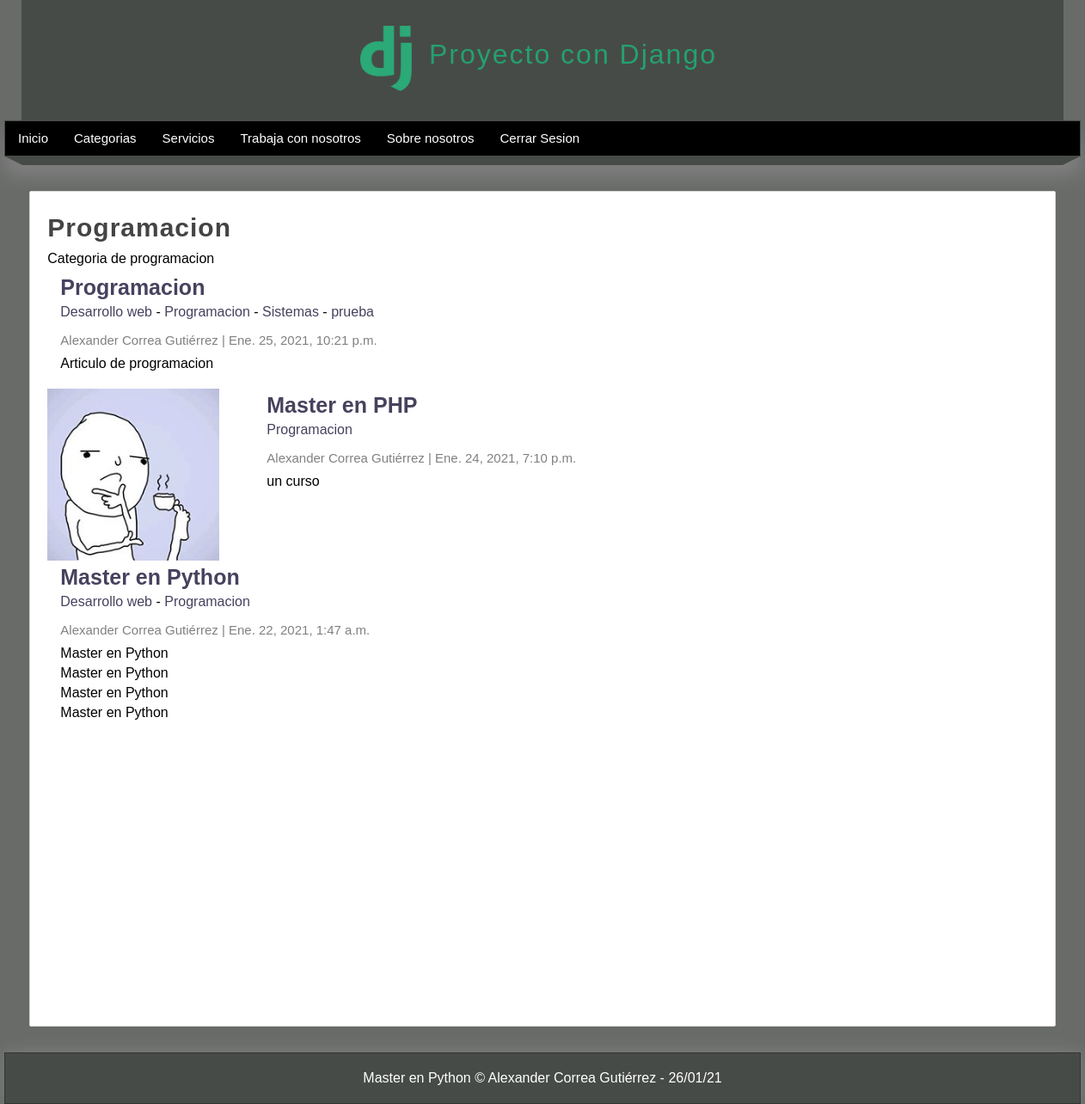
The app's page /categoria/2 (signed in) with its own data.
### pages/models.py (models this page shows, shortened)
class Page(models.Model):
    title = models.CharField(max_length=50, verbose_name= "titulo")
    content = RichTextField(verbose_name="contenido")
    slug = models.CharField(unique=True, max_length=150, verbose_name="URL amigable")
    order = models.IntegerField(default=0, verbose_name="Orden")
    visible = models.BooleanField(verbose_name="¿Visible?")
    created_at = models.DateTimeField(auto_now_add=True, verbose_name="Creado el")
    updated_at = models.DateTimeField(auto_now_add=True, verbose_name="Actualizado el")
    class Meta:
        verbose_name = "Página"
        verbose_name_plural = "Páginas"

### blog/models.py (models this page shows, shortened)
class Category(models.Model):
    name = models.CharField(max_length=100, verbose_name= 'Nombre')
    description = models.CharField(max_length=255, verbose_name='Descripción')
    created_at = models.DateTimeField(auto_now_add=True,verbose_name= "Creado el")
    class Meta:
        verbose_name = 'Categoria'
        verbose_name_plural = 'Categorias'

class Article(models.Model):
    title = models.CharField(max_length=150, verbose_name='Titulo')
    content = RichTextField(verbose_name='Contenido')
    image = models.ImageField(default='null', verbose_name="Imagen", upload_to="articles")
    public = models.BooleanField(verbose_name='¿Publicado')
    user = models.ForeignKey(User, editable=False, verbose_name = 'Usuario', on_delete=models.CASCADE)
    categories = models.ManyToManyField(Category, verbose_name = 'Categorias', blank=True)
    created_at = models.DateTimeField(auto_now_add=True,verbose_name= "Creado el")
    updated_at = models.DateTimeField(auto_now_add=True,verbose_name= "Actualizado el")
    class Meta:
        verbose_name = 'Articulo'
        verbose_name_plural = 'Articulos'
        ordering = ['-created_at']

### blog/views.py (the view)
# urls.py: path('categoria/<int:category_id>', views.category, name="category"),
@login_required(login_url="login")
def category(request, category_id):
    category = get_object_or_404(Category, id=category_id)#Saca todos los objetos
    return render(request, 'categories/category.html',{
        'category': category,
    })

### blog/processor.py (called while the page is built)
def get_categories(request):
    categories_in_use = Article.objects.filter(public=True).values_list('categories', flat=True)
    categories = Category.objects.filter(id__in=categories_in_use).values_list('id', 'name')
    return {
        'categories': categories,
        'id': categories_in_use
    }

### pages/context_processors.py (called while the page is built)
def get_pages(request):
    pages = Page.objects.filter(visible=True).order_by('order').values_list('id', 'title', 'slug')
    return {
        'pages': pages
    }

### blog/templates/categories/category.html (shortened to what this page needs)
{% extends 'layouts/layout.html' %}
{% block content %}
    <h1 class="title">{{category.name}}</h1>
    <p>{{category.description}}</p>
    {% include 'articles/articles.html' with articles=category.article_set.all %}
{% endblock content %}

### mainapp/templates/layouts/layout.html (shortened to what this page needs)
{% load static %}
<!DOCTYPE html>
<html lang="es">
<head>
    {% load static %}
    <link rel="stylesheet" type="text/css" href="{% static 'css/styles.css' %}" />
</head>
<body>
    <header>
        <div id="logotipo">
            <img src="{% static 'images/logo.png' %}" />
            <h1>Proyecto con Django</h1>
        </div>
    </header>
    <nav>
        <ul>
            <li>
                <a href="{% url 'index' %}">Inicio</a>
            </li>
            {% if user.email %}
                <li>
                    <a href="{% url 'list_articles' %}">Categorias</a>
                </li>
                {% for page in pages %}
                    <li>
                        <a href="{% url 'page' page.2 %}">{{page.1}}</a>
                    </li>
                {% endfor %}
                <li>
                    <a href="{% url 'logout' %}">Cerrar Sesion</a>
                </li>
            {% endif %}
        </ul>
    </nav>
    <div class="barra">
        <span class="esquina-izquierda"></span>
        <span class="relleno-barra"></span>
        <span class="esquina-derecha"></span>
    </div>
    <div id="content">
        <div class="box">
            {% block content %}{% endblock %}
        </div>
    </div>
    <footer>
        Master en Python &copy; Alexander Correa Gutiérrez - {% now "d/m/y" %}
    </footer>
</body>
</html>

### blog/templates/articles/articles.html (shortened to what this page needs)
{% for article in articles %}
        <article class="article-item">
            {% if article.image != 'null' and article.image.url|length >= 1 %}
                <div class="image">
                    <img src="{{article.image.url}}"/>
                </div>
            {% endif %}
            <div class="data">
                <h2>
                    <a href = "{% url 'article' article.id %}">
                        {{article.title}}
                    </a>
                </h2>
                <p>
                    {% for category in article.categories.all %}
                        <a href="{% url 'category' category.id %}">{{category.name}}</a>
                        {% if forloop.counter < article.categories.all|length %}
                            {{"-"}}
                        {% endif %}
                    {% endfor %}
                </p>
                <span class="date">
                    {{article.user.first_name}} {{article.user.last_name}}
                    |
                    {{article.created_at}}
                </span>
                <p>
                    {{article.content|safe}}
                </p>
            </div>
        </article>
    {% endfor %}

### mainapp/static/css/styles.css (style rules this page uses)
* { margin: 0px; padding: 0px; font-family: sans-serif, Arial, Helvetica; text-decoration: none; }
.box p, .box h2, .box h3, .box ul { margin-top: 5px; margin-bottom: 5px; }
body { background-color: rgb(104, 107, 104); }
header { width: 1212px; height: 140px; background-color: rgb(71, 75, 71); margin: 0 auto; }
#logotipo { width: 35%; height: 130px; margin: 0 auto; padding-top: 10px; }
#logotipo img { display: block; width: 60px; float: left; margin-top:20px; }
#logotipo h1 { display: block; float: left; margin-top: 35px; margin-left: 20px; letter-spacing: 2px; font-weight: 100; color: rgb(36, 160, 113); }
nav { width: 1250px; height: 40px; margin: 0 auto; background-color:rgb(0, 0, 0); border: 1px solid rgb(71, 75, 71); box-shadow: 0px 22px 22px grey; font-size: 15px; }
nav > ul { list-style-type: none; text-decoration: none; }
nav > ul > li { line-height: 40px; float: left; }
nav > ul > li > a { display: block; padding-left: 15px; padding-right: 15px; color: white; }
.barra { width: 1250px; margin: 0 auto; }
.esquina-izquierda { display: block; border-left: 20px solid transparent; border-top: 10px solid rgb(71, 75, 71); float: left; }
.esquina-derecha { display: block; border-right: 20px solid transparent; border-top: 10px solid rgb(71, 75, 71); float: right; }
.relleno-barra { display: block; width: 1210px; height: 10px; background: rgb(71, 75, 71); float: left; }
#content { width: 1212px; min-height: 930px; margin: 0 auto; margin-bottom: 30px; margin-top: 40px; }
.box { background: white; width: 95%; min-height: 930px; padding: 20px; border: 1px solid rgb(216, 213, 213); border-radius: 2px; margin: 0 auto; }
.box .image { width: 45%; float: left; margin-right: 40px; }
.box .image img { width: 100%; }
.box a { transition: all 300ms; color: rgb(70, 66, 94); }
.title { color: #444; letter-spacing: 1px; font-size: 30px; margin-bottom: 10px; margin-top: 5px; }
.date { display: block; margin-top: 15px; margin-bottom: 15px; color: gray; }
.article-item .image { width: 200px; height: 200px; float: left; overflow: hidden; }
.article-item .image img { height: 200px; }
.article-item .data { float:left; padding: 15px; padding-top: 0px; }
.article-item h2 { display: block; font-size: 25px; color: #333; margin-bottom: 5px; }
.article-item span.date { display: block; font-size: 15px; color: grey; margin-bottom: 10px; }
footer { width: 1250px; background-color: rgb(71, 75, 71); border: 1px solid #333; color: white; text-align: center; margin: 0 auto; padding-top: 20px; padding-bottom: 20px; box-shadow: 0px 0px 20px grey; }

### records on screen
Page: title "Servicios"
Page: title "Trabaja con nosotros"
Page: title "Sobre nosotros"
Category: name "Programacion", description "Categoria de programacion", value "-"
Article: title "Programacion", user.first_name "Alexander", user.last_name "Correa Gutiérrez", created_at "Ene. 25, 2021, 10:21 p.m.", content "Articulo de programacion"
Category: name "Desarrollo web", value "-"
Category: name "Sistemas", value "-"
Category: name "prueba"
Article: image (picture), title "Master en PHP", user.first_name "Alexander", user.last_name "Correa Gutiérrez", created_at "Ene. 24, 2021, 7:10 p.m.", content "un curso"
Article: title "Master en Python", user.first_name "Alexander", user.last_name "Correa Gutiérrez", created_at "Ene. 22, 2021, 1:47 a.m.", content "Master en Python Master en Python Master en Python Master en Python"
